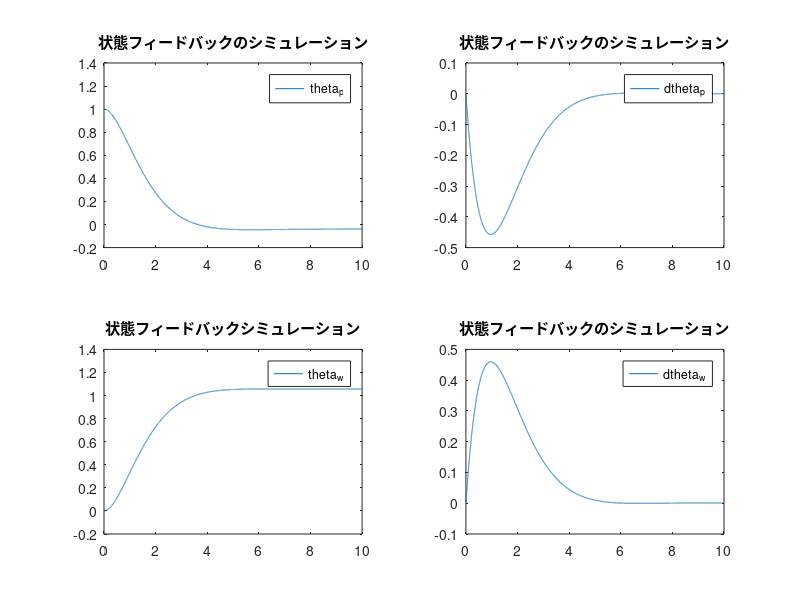

Recreate this plot in MATLAB.
%パラメータ
m_w = 20e-3; % ホイールの重さ [kg]
m_p = 100e-3; % 振子の重さ [kg]
r_w = 10e-3; % ホイールの半径 [m]
r_p = 60e-3; % 振子の重心までの距離 [m]
J_w = 50-3; % ホイールのイナーシャ
J_p = 100e-3; % 振子のイナーシャ
J_m = 1e-3; % モータの回転子のイナーシャ
g = 9.8; % 重力加速度 [m/s^2]
n = 3; % 減速比
kt = 3.52e-3; %トルク定数 [Nm/A]
kn = 2710; % 回転数定数[rpm/V]
ke = 1 / (kn * 2*pi / 60); %起電力定数 [V/rpm]
R = 2.9; %内部抵抗 [Ω]
t_md = 0; % 摩擦トルク[Nm]
V_offset = R * t_md / kt;

a11 = (m_w + m_p) * r_w^2 + 2 * m_p * r_w * r_p + m_p * r_p^2 + J_p + J_w;
a12 = (m_w + m_p) * r_w^2 + m_p * r_w * r_p + J_w;
a21 = (m_w + m_p) * r_w^2 + m_p * r_w * r_p + J_w;
a22 = (m_w + m_p) * r_w^2 + J_w + n^2 * J_m;
delta = a11 * a22 - a12 * a21;

A = [0, 1, 0, 0;
     a22 * m_p * g * r_p / delta, 0, 0, (a21 * n^2 * kt * ke / R)/delta;
     0, 0, 0, 1;
     -a21 * m_p * g * r_p / delta, 0, 0, (-a11 * n^2 * kt * ke /R) / delta];

B = [0;
     (-a12 * n * kt / R) / delta;
     0;
     (a11 * n * kt / R) / delta];

C = [1, 0, 0, 0;
     0, 1, 0, 0;
     0, 0, 1, 0;
     0, 0, 0, 1];

% 可制御
Uc = [B, A*B, A^2*B, A^3*B];
if det(Uc) ~= 0
    disp('可制御である')
end

Q = [10, 0, 0, 0;
     0, 1, 0, 0;
     0, 0, 0.01, 0;
     0, 0, 0, 0.01];
R = 0.01;
f = lqr(A, B, Q, R);

%シミュレーション
dt = 0.001;
t = 0 : dt : 10;
i = 0;
x = [1; 0; 0; 0];
u = 0;
x1 = []; %theta_p
x2 = []; %dtheta_p
x3 = []; %theta_w
x4 = []; %dtheta_w
for n = t
    i = i + 1;
    dx = A * x + B * u;
    x = x + dx * dt;
    u = -f * x;
    
    x1 = [x1, x(1)];
    x2 = [x2, x(2)];
    x3 = [x3, x(3)];
    x4 = [x4, x(4)];
end

subplot(2, 2, 1)
plot(t, x1);
legend('theta_p')
title('状態フィードバックのシミュレーション')

subplot(2, 2, 2)
plot(t, x2);
legend('dtheta_p')
title('状態フィードバックのシミュレーション')

subplot(2, 2, 3)
plot(t, x3);
legend('theta_w')
title('状態フィードバックシミュレーション')

subplot(2, 2, 4)
plot(t, x4);
legend('dtheta_w')
title('状態フィードバックのシミュレーション')